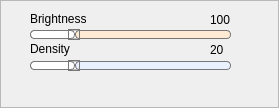
     <widget class="QFrame" name="imageParamtersFrame">
      <property name="geometry">
       <rect>
        <x>1</x>
        <y>470</y>
        <width>279</width>
        <height>108</height>
       </rect>
      </property>
      <property name="minimumSize">
       <size>
        <width>279</width>
        <height>108</height>
       </size>
      </property>
      <property name="styleSheet">
       <string notr="true">#imageParamtersFrame
{

background:#3D3C3A;
    border-width: 1px;
    border-style:   solid;
	border-color: rgb(255, 255, 255);

}</string>
      </property>
      <property name="frameShape">
       <enum>QFrame::StyledPanel</enum>
      </property>
      <property name="frameShadow">
       <enum>QFrame::Raised</enum>
      </property>
      <widget class="QWidget" name="widget" native="true">
       <property name="geometry">
        <rect>
         <x>20</x>
         <y>0</y>
         <width>221</width>
         <height>141</height>
        </rect>
       </property>
       <property name="minimumSize">
        <size>
         <width>221</width>
         <height>141</height>
        </size>
       </property>
       <property name="styleSheet">
        <string notr="true"/>
       </property>
       <widget class="QSlider" name="brightnessSlider">
        <property name="geometry">
         <rect>
          <x>10</x>
          <y>20</y>
          <width>201</width>
          <height>29</height>
         </rect>
        </property>
        <property name="styleSheet">
         <string notr="true">QSlider::groove:horizontal {
border: 1px solid #bbb;
background: white;
height: 7px;
border-radius: 4px;
}

QSlider::sub-page:horizontal {
background: qlineargradient(x1: 0, y1: 0,    x2: 0, y2: 1,
    stop: 0 #FFF380, stop: 1 #F88017);
background: qlineargradient(x1: 0, y1: 0.2, x2: 1, y2: 1,
    stop: 0 #FFF380, stop: 1 #F88017);
border: 1px solid #777;
height: 10px;
border-radius: 4px;
}

QSlider::add-page:horizontal {
background-color: rgb(255, 234, 211);
border: 1px solid #777;
height: 10px;
border-radius: 4px;
}

QSlider::handle:horizontal {
background: qlineargradient(x1:0, y1:0, x2:1, y2:1,
    stop:0 #eee, stop:1 #ccc);
border: 1px solid #777;
width: 10px;
height: 10px;
margin-top: -2px;
margin-bottom: -2px;
border-radius: 20px;
}

QSlider::handle:horizontal:hover {
background: qlineargradient(x1:0, y1:0, x2:1, y2:1,
    stop:0 #fff, stop:1 #ddd);
border: 1px solid #444;
border-radius: 4px;
}

QSlider::sub-page:horizontal:disabled {
background: #bbb;
border-color: #999;
}

QSlider::add-page:horizontal:disabled {
background: #eee;
border-color: #999;
}

QSlider::handle:horizontal:disabled {
background: #eee;
border: 1px solid #aaa;
border-radius: 4px;
}</string>
        </property>
        <property name="maximum">
         <number>500</number>
        </property>
        <property name="pageStep">
         <number>1</number>
        </property>
        <property name="value">
         <number>100</number>
        </property>
        <property name="orientation">
         <enum>Qt::Horizontal</enum>
        </property>
       </widget>
       <widget class="QSlider" name="densitySlider">
        <property name="geometry">
         <rect>
          <x>10</x>
          <y>50</y>
          <width>201</width>
          <height>31</height>
         </rect>
        </property>
        <property name="styleSheet">
         <string notr="true">QSlider::groove:horizontal {
border: 1px solid #bbb;
background: white;
height: 7px;
border-radius: 4px;
}

QSlider::sub-page:horizontal {
background: qlineargradient(x1: 0, y1: 0,    x2: 0, y2: 1,
    stop: 0 #66e, stop: 1 #bbf);
background: qlineargradient(x1: 0, y1: 0.2, x2: 1, y2: 1,
    stop: 0 #bbf, stop: 1 #55f);
border: 1px solid #777;
height: 10px;
border-radius: 4px;
}

QSlider::add-page:horizontal {
background-color: rgb(233, 241, 255);
border: 1px solid #777;
height: 10px;
border-radius: 4px;
}

QSlider::handle:horizontal {
background: qlineargradient(x1:0, y1:0, x2:1, y2:1,
    stop:0 #eee, stop:1 #ccc);
border: 1px solid #777;
width: 10px;
height: 10px;
margin-top: -2px;
margin-bottom: -2px;
border-radius: 20px;
}

QSlider::handle:horizontal:hover {
background: qlineargradient(x1:0, y1:0, x2:1, y2:1,
    stop:0 #fff, stop:1 #ddd);
border: 1px solid #444;
border-radius: 4px;
}

QSlider::sub-page:horizontal:disabled {
background: #bbb;
border-color: #999;
}

QSlider::add-page:horizontal:disabled {
background: #eee;
border-color: #999;
}

QSlider::handle:horizontal:disabled {
background: #eee;
border: 1px solid #aaa;
border-radius: 4px;
}</string>
        </property>
        <property name="maximum">
         <number>100</number>
        </property>
        <property name="pageStep">
         <number>1</number>
        </property>
        <property name="value">
         <number>20</number>
        </property>
        <property name="orientation">
         <enum>Qt::Horizontal</enum>
        </property>
       </widget>
       <widget class="QLabel" name="yRotationLabel_8">
        <property name="geometry">
         <rect>
          <x>10</x>
          <y>40</y>
          <width>67</width>
          <height>17</height>
         </rect>
        </property>
        <property name="text">
         <string>Density</string>
        </property>
       </widget>
       <widget class="QLabel" name="brightnessValue">
        <property name="geometry">
         <rect>
          <x>190</x>
          <y>10</y>
          <width>41</width>
          <height>20</height>
         </rect>
        </property>
        <property name="text">
         <string>100</string>
        </property>
       </widget>
       <widget class="QLabel" name="xRotationLabel_4">
        <property name="geometry">
         <rect>
          <x>10</x>
          <y>10</y>
          <width>81</width>
          <height>17</height>
         </rect>
        </property>
        <property name="text">
         <string>Brightness</string>
        </property>
       </widget>
       <widget class="QLabel" name="densityValue">
        <property name="geometry">
         <rect>
          <x>190</x>
          <y>40</y>
          <width>41</width>
          <height>20</height>
         </rect>
        </property>
        <property name="text">
         <string>20</string>
        </property>
       </widget>
      </widget>
     </widget>
